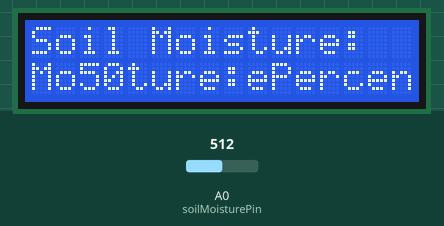
Simulated run of this sketch. Board: Arduino Uno, built with avr-gcc and run on an emulated ATmega328P. Shown: 16×2 character LCD. Inputs (shaded band) come from the test bench; at power-on: A0 (soilMoisturePin) = 512.

Above: at 2.2 s.
2.3 s: A0 (soilMoisturePin) set to 111
At 4.0 s:
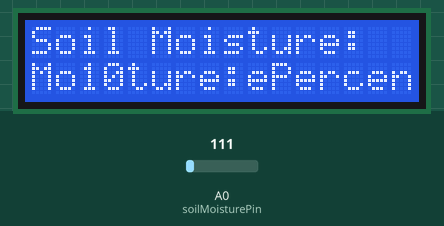
4.6 s: A0 (soilMoisturePin) set to 95
At 6.4 s:
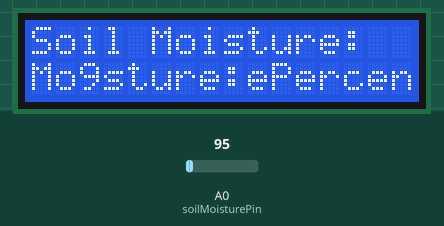
6.7 s: A0 (soilMoisturePin) set to 1023
At 8.0 s:
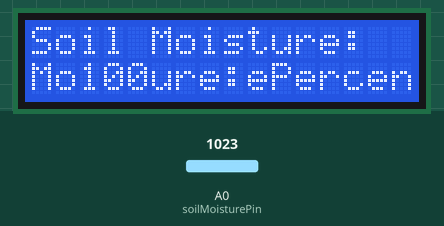
Timing chart, 0 to 9.7 s (numbered marks = the images above; inputs shaded):
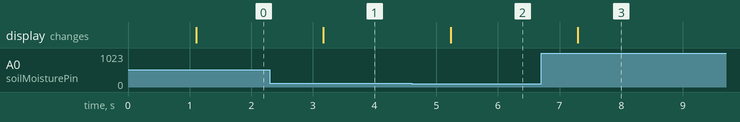

Measured:
- the behaviour switches between 103 and 102 on A0 (soilMoisturePin) (found by bisection; images 1 and 2)
- after the input at 2.3 s, the display: changes after 0.87 s (image 1)
- after the input at 4.6 s, the display: changes after 0.63 s (image 2)
- after the input at 6.7 s, the display: changes after 0.59 s (image 3)

The sketch:

________arduino____________________________________.ino
```cpp
#include <Wire.h>
#include <LiquidCrystal_I2C.h>

// Initialize the LCD with the I2C address (0x27 is typical, but may vary)
// LCD width: 16 characters, height: 2 rows
LiquidCrystal_I2C lcd(0x27, 16, 2);

// Analog pin for the soil moisture sensor
const int soilMoisturePin = A0;

void setup() {
  // Start the serial communication for debugging
  Serial.begin(9600);

  // Initialize the LCD
  lcd.begin(16, 2);
  lcd.print("Soil Moisture:");

  delay(1000); // Wait for a moment before reading the sensor
}

void loop() {
  // Read the analog value from the soil moisture sensor
  int sensorValue = analogRead(soilMoisturePin);

  // Map the sensor value to a range from 0 to 100 (percentage)
  int moisturePercentage = map(sensorValue, 0, 1023, 0, 100);

    lcd.backlight();
  lcd.setCursor(3,0);
  lcd.print("");
  lcd.setCursor(2,1);
  lcd.print("moisturePercentage");
   lcd.setCursor(0,2);
  lcd.print("Moisture:");
   lcd.setCursor(2,3);
  lcd.print(moisturePercentage);

  // Wait for a short time before the next reading
  delay(1000);
}
```
